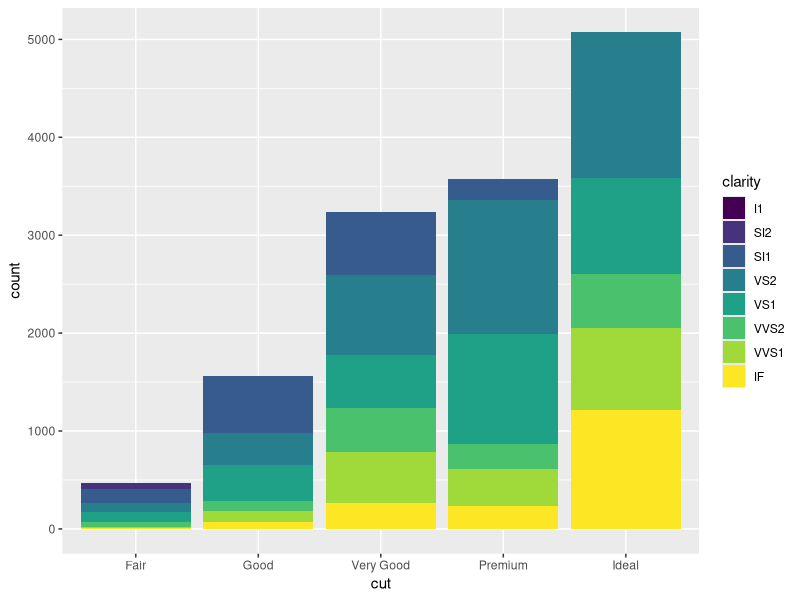

Write R code to recreate this figure.
#position = "identity" will place each object exactly where it falls in the context of the graph.
# library(ggplot2)
# ggplot(data = diamonds)+
#   geom_bar(mapping = aes(x=cut, fill=clarity), position = "fill")
library(ggplot2)
ggplot(data = diamonds)+
  geom_bar(mapping = aes(x=cut, fill=clarity), position = "identity")
